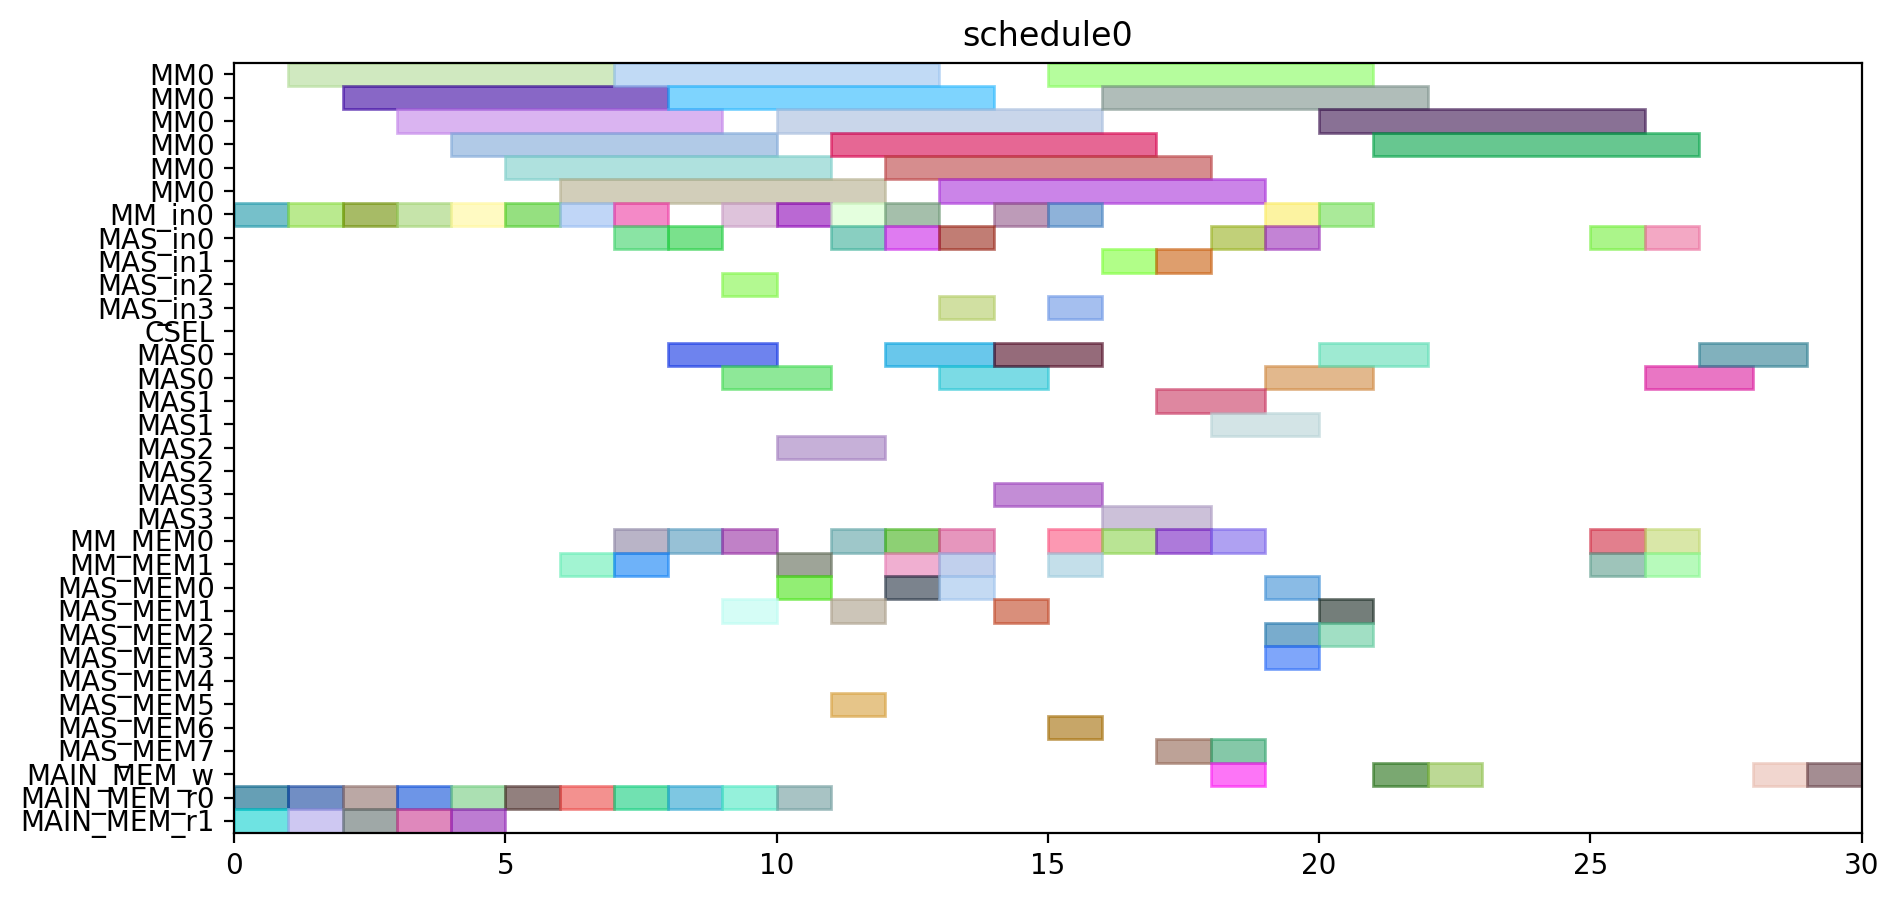

Write Python code to recreate this figure.
from pyschedule import Scenario, solvers, plotters, alt


def solve():
	horizon = 90
	S = Scenario("schedule0", horizon=horizon)

	# resource
	MM = S.Resources('MM', num=1, size=6)
	MM_in = S.Resources('MM_in', num=1)
	MAS_in = S.Resources('MAS_in', num=4)
	CSEL = S.Resource('CSEL')
	MAS = S.Resources('MAS', num=4, size=2, periods=range(1, horizon))
	MM_MEM = S.Resources('MM_MEM', num=2)
	MAS_MEM = S.Resources('MAS_MEM', num=8)
	MAIN_MEM_w = S.Resource('MAIN_MEM_w', size=1)
	MAIN_MEM_r = S.Resources('MAIN_MEM_r', num=2)

	# result of previous scheduling

	# new tasks
	t0 = S.Task('t0', length=6, delay_cost=1)
	t0 += alt(MM)
	t0_in = S.Task('t0_in', length=1, delay_cost=1)
	t0_in += alt(MM_in)
	S += t0_in*MM_in[0]<=t0*MM[0]

	t0_mem0 = S.Task('t0_mem0', length=1, delay_cost=1)
	t0_mem0 += MAIN_MEM_r[0]
	t1 = S.Task('t1', length=6, delay_cost=1)
	t1 += alt(MM)
	t1_in = S.Task('t1_in', length=1, delay_cost=1)
	t1_in += alt(MM_in)
	S += t1_in*MM_in[0]<=t1*MM[0]

	t1_mem0 = S.Task('t1_mem0', length=1, delay_cost=1)
	t1_mem0 += MAIN_MEM_r[0]
	t2 = S.Task('t2', length=6, delay_cost=1)
	t2 += alt(MM)
	t2_in = S.Task('t2_in', length=1, delay_cost=1)
	t2_in += alt(MM_in)
	S += t2_in*MM_in[0]<=t2*MM[0]

	t2_mem0 = S.Task('t2_mem0', length=1, delay_cost=1)
	t2_mem0 += MAIN_MEM_r[0]
	t3 = S.Task('t3', length=6, delay_cost=1)
	t3 += alt(MM)
	t3_in = S.Task('t3_in', length=1, delay_cost=1)
	t3_in += alt(MM_in)
	S += t3_in*MM_in[0]<=t3*MM[0]

	t3_mem0 = S.Task('t3_mem0', length=1, delay_cost=1)
	t3_mem0 += MAIN_MEM_r[0]
	t3_mem1 = S.Task('t3_mem1', length=1, delay_cost=1)
	t3_mem1 += MAIN_MEM_r[1]
	t5 = S.Task('t5', length=6, delay_cost=1)
	t5 += alt(MM)
	t5_in = S.Task('t5_in', length=1, delay_cost=1)
	t5_in += alt(MM_in)
	S += t5_in*MM_in[0]<=t5*MM[0]

	t5_mem0 = S.Task('t5_mem0', length=1, delay_cost=1)
	t5_mem0 += MAIN_MEM_r[0]
	t5_mem1 = S.Task('t5_mem1', length=1, delay_cost=1)
	t5_mem1 += MAIN_MEM_r[1]
	t23 = S.Task('t23', length=6, delay_cost=1)
	t23 += alt(MM)
	t23_in = S.Task('t23_in', length=1, delay_cost=1)
	t23_in += alt(MM_in)
	S += t23_in*MM_in[0]<=t23*MM[0]

	t23_mem0 = S.Task('t23_mem0', length=1, delay_cost=1)
	t23_mem0 += MAIN_MEM_r[0]
	t23_mem1 = S.Task('t23_mem1', length=1, delay_cost=1)
	t23_mem1 += MAIN_MEM_r[1]
	t4 = S.Task('t4', length=2, delay_cost=1)
	t4 += alt(MAS)
	t4_in = S.Task('t4_in', length=1, delay_cost=1)
	t4_in += alt(MAS_in)
	S += t4_in*MAS_in[0]<=t4*MAS[0]

	S += t4_in*MAS_in[1]<=t4*MAS[1]

	S += t4_in*MAS_in[2]<=t4*MAS[2]

	S += t4_in*MAS_in[3]<=t4*MAS[3]

	t4_mem0 = S.Task('t4_mem0', length=1, delay_cost=1)
	t4_mem0 += alt(MM_MEM)
	S += (t3*MM[0])-1 < t4_mem0*MM_MEM[0]
	S += t4_mem0 <= t4

	t6 = S.Task('t6', length=2, delay_cost=1)
	t6 += alt(MAS)
	t6_in = S.Task('t6_in', length=1, delay_cost=1)
	t6_in += alt(MAS_in)
	S += t6_in*MAS_in[0]<=t6*MAS[0]

	S += t6_in*MAS_in[1]<=t6*MAS[1]

	S += t6_in*MAS_in[2]<=t6*MAS[2]

	S += t6_in*MAS_in[3]<=t6*MAS[3]

	t6_mem0 = S.Task('t6_mem0', length=1, delay_cost=1)
	t6_mem0 += alt(MM_MEM)
	S += (t5*MM[0])-1 < t6_mem0*MM_MEM[0]
	S += t6_mem0 <= t6

	t8 = S.Task('t8', length=6, delay_cost=1)
	t8 += alt(MM)
	t8_in = S.Task('t8_in', length=1, delay_cost=1)
	t8_in += alt(MM_in)
	S += t8_in*MM_in[0]<=t8*MM[0]

	t8_mem0 = S.Task('t8_mem0', length=1, delay_cost=1)
	t8_mem0 += MAIN_MEM_r[0]
	t8_mem1 = S.Task('t8_mem1', length=1, delay_cost=1)
	t8_mem1 += alt(MM_MEM)
	S += (t2*MM[0])-1 < t8_mem1*MM_MEM[1]
	S += t8_mem1 <= t8

	t15 = S.Task('t15', length=6, delay_cost=1)
	t15 += alt(MM)
	t15_in = S.Task('t15_in', length=1, delay_cost=1)
	t15_in += alt(MM_in)
	S += t15_in*MM_in[0]<=t15*MM[0]

	t15_mem0 = S.Task('t15_mem0', length=1, delay_cost=1)
	t15_mem0 += MAIN_MEM_r[0]
	t15_mem1 = S.Task('t15_mem1', length=1, delay_cost=1)
	t15_mem1 += alt(MM_MEM)
	S += (t2*MM[0])-1 < t15_mem1*MM_MEM[1]
	S += t15_mem1 <= t15

	t19 = S.Task('t19', length=2, delay_cost=1)
	t19 += alt(MAS)
	t19_in = S.Task('t19_in', length=1, delay_cost=1)
	t19_in += alt(MAS_in)
	S += t19_in*MAS_in[0]<=t19*MAS[0]

	S += t19_in*MAS_in[1]<=t19*MAS[1]

	S += t19_in*MAS_in[2]<=t19*MAS[2]

	S += t19_in*MAS_in[3]<=t19*MAS[3]

	t19_mem0 = S.Task('t19_mem0', length=1, delay_cost=1)
	t19_mem0 += alt(MM_MEM)
	S += (t0*MM[0])-1 < t19_mem0*MM_MEM[0]
	S += t19_mem0 <= t19

	t24 = S.Task('t24', length=2, delay_cost=1)
	t24 += alt(MAS)
	t24_in = S.Task('t24_in', length=1, delay_cost=1)
	t24_in += alt(MAS_in)
	S += t24_in*MAS_in[0]<=t24*MAS[0]

	S += t24_in*MAS_in[1]<=t24*MAS[1]

	S += t24_in*MAS_in[2]<=t24*MAS[2]

	S += t24_in*MAS_in[3]<=t24*MAS[3]

	t24_mem0 = S.Task('t24_mem0', length=1, delay_cost=1)
	t24_mem0 += alt(MM_MEM)
	S += (t23*MM[0])-1 < t24_mem0*MM_MEM[0]
	S += t24_mem0 <= t24

	t7 = S.Task('t7', length=6, delay_cost=1)
	t7 += alt(MM)
	t7_in = S.Task('t7_in', length=1, delay_cost=1)
	t7_in += alt(MM_in)
	S += t7_in*MM_in[0]<=t7*MM[0]

	t7_mem0 = S.Task('t7_mem0', length=1, delay_cost=1)
	t7_mem0 += MAIN_MEM_r[0]
	t7_mem1 = S.Task('t7_mem1', length=1, delay_cost=1)
	t7_mem1 += alt(MAS_MEM)
	S += (t6*MAS[0])-1 < t7_mem1*MAS_MEM[1]
	S += (t6*MAS[1])-1 < t7_mem1*MAS_MEM[3]
	S += (t6*MAS[2])-1 < t7_mem1*MAS_MEM[5]
	S += (t6*MAS[3])-1 < t7_mem1*MAS_MEM[7]
	S += t7_mem1 <= t7

	t14 = S.Task('t14', length=6, delay_cost=1)
	t14 += alt(MM)
	t14_in = S.Task('t14_in', length=1, delay_cost=1)
	t14_in += alt(MM_in)
	S += t14_in*MM_in[0]<=t14*MM[0]

	S += 0<t14

	t14_w = S.Task('t14_w', length=1, delay_cost=1)
	t14_w += alt(MAIN_MEM_w)
	S += t14 <= t14_w

	t14_mem0 = S.Task('t14_mem0', length=1, delay_cost=1)
	t14_mem0 += MAIN_MEM_r[0]
	t14_mem1 = S.Task('t14_mem1', length=1, delay_cost=1)
	t14_mem1 += alt(MAS_MEM)
	S += (t6*MAS[0])-1 < t14_mem1*MAS_MEM[1]
	S += (t6*MAS[1])-1 < t14_mem1*MAS_MEM[3]
	S += (t6*MAS[2])-1 < t14_mem1*MAS_MEM[5]
	S += (t6*MAS[3])-1 < t14_mem1*MAS_MEM[7]
	S += t14_mem1 <= t14

	t16 = S.Task('t16', length=2, delay_cost=1)
	t16 += alt(MAS)
	t16_in = S.Task('t16_in', length=1, delay_cost=1)
	t16_in += alt(MAS_in)
	S += t16_in*MAS_in[0]<=t16*MAS[0]

	S += t16_in*MAS_in[1]<=t16*MAS[1]

	S += t16_in*MAS_in[2]<=t16*MAS[2]

	S += t16_in*MAS_in[3]<=t16*MAS[3]

	t16_mem0 = S.Task('t16_mem0', length=1, delay_cost=1)
	t16_mem0 += alt(MM_MEM)
	S += (t0*MM[0])-1 < t16_mem0*MM_MEM[0]
	S += t16_mem0 <= t16

	t16_mem1 = S.Task('t16_mem1', length=1, delay_cost=1)
	t16_mem1 += alt(MM_MEM)
	S += (t15*MM[0])-1 < t16_mem1*MM_MEM[1]
	S += t16_mem1 <= t16

	t20 = S.Task('t20', length=2, delay_cost=1)
	t20 += alt(MAS)
	t20_in = S.Task('t20_in', length=1, delay_cost=1)
	t20_in += alt(MAS_in)
	S += t20_in*MAS_in[0]<=t20*MAS[0]

	S += t20_in*MAS_in[1]<=t20*MAS[1]

	S += t20_in*MAS_in[2]<=t20*MAS[2]

	S += t20_in*MAS_in[3]<=t20*MAS[3]

	t20_mem0 = S.Task('t20_mem0', length=1, delay_cost=1)
	t20_mem0 += alt(MM_MEM)
	S += (t0*MM[0])-1 < t20_mem0*MM_MEM[0]
	S += t20_mem0 <= t20

	t20_mem1 = S.Task('t20_mem1', length=1, delay_cost=1)
	t20_mem1 += alt(MAS_MEM)
	S += (t19*MAS[0])-1 < t20_mem1*MAS_MEM[1]
	S += (t19*MAS[1])-1 < t20_mem1*MAS_MEM[3]
	S += (t19*MAS[2])-1 < t20_mem1*MAS_MEM[5]
	S += (t19*MAS[3])-1 < t20_mem1*MAS_MEM[7]
	S += t20_mem1 <= t20

	t25 = S.Task('t25', length=6, delay_cost=1)
	t25 += alt(MM)
	t25_in = S.Task('t25_in', length=1, delay_cost=1)
	t25_in += alt(MM_in)
	S += t25_in*MM_in[0]<=t25*MM[0]

	t25_mem0 = S.Task('t25_mem0', length=1, delay_cost=1)
	t25_mem0 += alt(MAS_MEM)
	S += (t24*MAS[0])-1 < t25_mem0*MAS_MEM[0]
	S += (t24*MAS[1])-1 < t25_mem0*MAS_MEM[2]
	S += (t24*MAS[2])-1 < t25_mem0*MAS_MEM[4]
	S += (t24*MAS[3])-1 < t25_mem0*MAS_MEM[6]
	S += t25_mem0 <= t25

	t25_mem1 = S.Task('t25_mem1', length=1, delay_cost=1)
	t25_mem1 += MAIN_MEM_r[1]
	t26 = S.Task('t26', length=6, delay_cost=1)
	t26 += alt(MM)
	t26_in = S.Task('t26_in', length=1, delay_cost=1)
	t26_in += alt(MM_in)
	S += t26_in*MM_in[0]<=t26*MM[0]

	t26_mem0 = S.Task('t26_mem0', length=1, delay_cost=1)
	t26_mem0 += alt(MAS_MEM)
	S += (t24*MAS[0])-1 < t26_mem0*MAS_MEM[0]
	S += (t24*MAS[1])-1 < t26_mem0*MAS_MEM[2]
	S += (t24*MAS[2])-1 < t26_mem0*MAS_MEM[4]
	S += (t24*MAS[3])-1 < t26_mem0*MAS_MEM[6]
	S += t26_mem0 <= t26

	t26_mem1 = S.Task('t26_mem1', length=1, delay_cost=1)
	t26_mem1 += alt(MM_MEM)
	S += (t1*MM[0])-1 < t26_mem1*MM_MEM[1]
	S += t26_mem1 <= t26

	t9 = S.Task('t9', length=2, delay_cost=1)
	t9 += alt(MAS)
	t9_in = S.Task('t9_in', length=1, delay_cost=1)
	t9_in += alt(MAS_in)
	S += t9_in*MAS_in[0]<=t9*MAS[0]

	S += t9_in*MAS_in[1]<=t9*MAS[1]

	S += t9_in*MAS_in[2]<=t9*MAS[2]

	S += t9_in*MAS_in[3]<=t9*MAS[3]

	t9_mem0 = S.Task('t9_mem0', length=1, delay_cost=1)
	t9_mem0 += alt(MM_MEM)
	S += (t7*MM[0])-1 < t9_mem0*MM_MEM[0]
	S += t9_mem0 <= t9

	t9_mem1 = S.Task('t9_mem1', length=1, delay_cost=1)
	t9_mem1 += alt(MM_MEM)
	S += (t8*MM[0])-1 < t9_mem1*MM_MEM[1]
	S += t9_mem1 <= t9

	t17 = S.Task('t17', length=6, delay_cost=1)
	t17 += alt(MM)
	t17_in = S.Task('t17_in', length=1, delay_cost=1)
	t17_in += alt(MM_in)
	S += t17_in*MM_in[0]<=t17*MM[0]

	S += 0<t17

	t17_w = S.Task('t17_w', length=1, delay_cost=1)
	t17_w += alt(MAIN_MEM_w)
	S += t17 <= t17_w

	t17_mem0 = S.Task('t17_mem0', length=1, delay_cost=1)
	t17_mem0 += MAIN_MEM_r[0]
	t17_mem1 = S.Task('t17_mem1', length=1, delay_cost=1)
	t17_mem1 += alt(MAS_MEM)
	S += (t16*MAS[0])-1 < t17_mem1*MAS_MEM[1]
	S += (t16*MAS[1])-1 < t17_mem1*MAS_MEM[3]
	S += (t16*MAS[2])-1 < t17_mem1*MAS_MEM[5]
	S += (t16*MAS[3])-1 < t17_mem1*MAS_MEM[7]
	S += t17_mem1 <= t17

	t21 = S.Task('t21', length=2, delay_cost=1)
	t21 += alt(MAS)
	t21_in = S.Task('t21_in', length=1, delay_cost=1)
	t21_in += alt(MAS_in)
	S += t21_in*MAS_in[0]<=t21*MAS[0]

	S += t21_in*MAS_in[1]<=t21*MAS[1]

	S += t21_in*MAS_in[2]<=t21*MAS[2]

	S += t21_in*MAS_in[3]<=t21*MAS[3]

	t21_mem0 = S.Task('t21_mem0', length=1, delay_cost=1)
	t21_mem0 += alt(MAS_MEM)
	S += (t20*MAS[0])-1 < t21_mem0*MAS_MEM[0]
	S += (t20*MAS[1])-1 < t21_mem0*MAS_MEM[2]
	S += (t20*MAS[2])-1 < t21_mem0*MAS_MEM[4]
	S += (t20*MAS[3])-1 < t21_mem0*MAS_MEM[6]
	S += t21_mem0 <= t21

	t21_mem1 = S.Task('t21_mem1', length=1, delay_cost=1)
	t21_mem1 += alt(MM_MEM)
	S += (t15*MM[0])-1 < t21_mem1*MM_MEM[1]
	S += t21_mem1 <= t21

	t27 = S.Task('t27', length=2, delay_cost=1)
	t27 += alt(MAS)
	t27_in = S.Task('t27_in', length=1, delay_cost=1)
	t27_in += alt(MAS_in)
	S += t27_in*MAS_in[0]<=t27*MAS[0]

	S += t27_in*MAS_in[1]<=t27*MAS[1]

	S += t27_in*MAS_in[2]<=t27*MAS[2]

	S += t27_in*MAS_in[3]<=t27*MAS[3]

	t27_mem0 = S.Task('t27_mem0', length=1, delay_cost=1)
	t27_mem0 += alt(MM_MEM)
	S += (t26*MM[0])-1 < t27_mem0*MM_MEM[0]
	S += t27_mem0 <= t27

	t10 = S.Task('t10', length=2, delay_cost=1)
	t10 += alt(MAS)
	t10_in = S.Task('t10_in', length=1, delay_cost=1)
	t10_in += alt(MAS_in)
	S += t10_in*MAS_in[0]<=t10*MAS[0]

	S += t10_in*MAS_in[1]<=t10*MAS[1]

	S += t10_in*MAS_in[2]<=t10*MAS[2]

	S += t10_in*MAS_in[3]<=t10*MAS[3]

	t10_mem0 = S.Task('t10_mem0', length=1, delay_cost=1)
	t10_mem0 += alt(MM_MEM)
	S += (t1*MM[0])-1 < t10_mem0*MM_MEM[0]
	S += t10_mem0 <= t10

	t10_mem1 = S.Task('t10_mem1', length=1, delay_cost=1)
	t10_mem1 += alt(MAS_MEM)
	S += (t9*MAS[0])-1 < t10_mem1*MAS_MEM[1]
	S += (t9*MAS[1])-1 < t10_mem1*MAS_MEM[3]
	S += (t9*MAS[2])-1 < t10_mem1*MAS_MEM[5]
	S += (t9*MAS[3])-1 < t10_mem1*MAS_MEM[7]
	S += t10_mem1 <= t10

	t11 = S.Task('t11', length=2, delay_cost=1)
	t11 += alt(MAS)
	t11_in = S.Task('t11_in', length=1, delay_cost=1)
	t11_in += alt(MAS_in)
	S += t11_in*MAS_in[0]<=t11*MAS[0]

	S += t11_in*MAS_in[1]<=t11*MAS[1]

	S += t11_in*MAS_in[2]<=t11*MAS[2]

	S += t11_in*MAS_in[3]<=t11*MAS[3]

	t11_mem0 = S.Task('t11_mem0', length=1, delay_cost=1)
	t11_mem0 += alt(MM_MEM)
	S += (t1*MM[0])-1 < t11_mem0*MM_MEM[0]
	S += t11_mem0 <= t11

	t11_mem1 = S.Task('t11_mem1', length=1, delay_cost=1)
	t11_mem1 += alt(MAS_MEM)
	S += (t9*MAS[0])-1 < t11_mem1*MAS_MEM[1]
	S += (t9*MAS[1])-1 < t11_mem1*MAS_MEM[3]
	S += (t9*MAS[2])-1 < t11_mem1*MAS_MEM[5]
	S += (t9*MAS[3])-1 < t11_mem1*MAS_MEM[7]
	S += t11_mem1 <= t11

	t22 = S.Task('t22', length=6, delay_cost=1)
	t22 += alt(MM)
	t22_in = S.Task('t22_in', length=1, delay_cost=1)
	t22_in += alt(MM_in)
	S += t22_in*MM_in[0]<=t22*MM[0]

	t22_mem0 = S.Task('t22_mem0', length=1, delay_cost=1)
	t22_mem0 += alt(MAS_MEM)
	S += (t21*MAS[0])-1 < t22_mem0*MAS_MEM[0]
	S += (t21*MAS[1])-1 < t22_mem0*MAS_MEM[2]
	S += (t21*MAS[2])-1 < t22_mem0*MAS_MEM[4]
	S += (t21*MAS[3])-1 < t22_mem0*MAS_MEM[6]
	S += t22_mem0 <= t22

	t22_mem1 = S.Task('t22_mem1', length=1, delay_cost=1)
	t22_mem1 += MAIN_MEM_r[1]
	new_PZ = S.Task('new_PZ', length=2, delay_cost=1)
	new_PZ += alt(MAS)
	new_PZ_in = S.Task('new_PZ_in', length=1, delay_cost=1)
	new_PZ_in += alt(MAS_in)
	S += new_PZ_in*MAS_in[0]<=new_PZ*MAS[0]

	S += new_PZ_in*MAS_in[1]<=new_PZ*MAS[1]

	S += new_PZ_in*MAS_in[2]<=new_PZ*MAS[2]

	S += new_PZ_in*MAS_in[3]<=new_PZ*MAS[3]

	S += 0<new_PZ

	new_PZ_w = S.Task('new_PZ_w', length=1, delay_cost=1)
	new_PZ_w += alt(MAIN_MEM_w)
	S += new_PZ <= new_PZ_w

	new_PZ_mem0 = S.Task('new_PZ_mem0', length=1, delay_cost=1)
	new_PZ_mem0 += alt(MAS_MEM)
	S += (t27*MAS[0])-1 < new_PZ_mem0*MAS_MEM[0]
	S += (t27*MAS[1])-1 < new_PZ_mem0*MAS_MEM[2]
	S += (t27*MAS[2])-1 < new_PZ_mem0*MAS_MEM[4]
	S += (t27*MAS[3])-1 < new_PZ_mem0*MAS_MEM[6]
	S += new_PZ_mem0 <= new_PZ

	t12 = S.Task('t12', length=6, delay_cost=1)
	t12 += alt(MM)
	t12_in = S.Task('t12_in', length=1, delay_cost=1)
	t12_in += alt(MM_in)
	S += t12_in*MM_in[0]<=t12*MM[0]

	t12_mem0 = S.Task('t12_mem0', length=1, delay_cost=1)
	t12_mem0 += alt(MAS_MEM)
	S += (t10*MAS[0])-1 < t12_mem0*MAS_MEM[0]
	S += (t10*MAS[1])-1 < t12_mem0*MAS_MEM[2]
	S += (t10*MAS[2])-1 < t12_mem0*MAS_MEM[4]
	S += (t10*MAS[3])-1 < t12_mem0*MAS_MEM[6]
	S += t12_mem0 <= t12

	t12_mem1 = S.Task('t12_mem1', length=1, delay_cost=1)
	t12_mem1 += alt(MAS_MEM)
	S += (t11*MAS[0])-1 < t12_mem1*MAS_MEM[1]
	S += (t11*MAS[1])-1 < t12_mem1*MAS_MEM[3]
	S += (t11*MAS[2])-1 < t12_mem1*MAS_MEM[5]
	S += (t11*MAS[3])-1 < t12_mem1*MAS_MEM[7]
	S += t12_mem1 <= t12

	t13 = S.Task('t13', length=6, delay_cost=1)
	t13 += alt(MM)
	t13_in = S.Task('t13_in', length=1, delay_cost=1)
	t13_in += alt(MM_in)
	S += t13_in*MM_in[0]<=t13*MM[0]

	t13_mem0 = S.Task('t13_mem0', length=1, delay_cost=1)
	t13_mem0 += alt(MAS_MEM)
	S += (t4*MAS[0])-1 < t13_mem0*MAS_MEM[0]
	S += (t4*MAS[1])-1 < t13_mem0*MAS_MEM[2]
	S += (t4*MAS[2])-1 < t13_mem0*MAS_MEM[4]
	S += (t4*MAS[3])-1 < t13_mem0*MAS_MEM[6]
	S += t13_mem0 <= t13

	t13_mem1 = S.Task('t13_mem1', length=1, delay_cost=1)
	t13_mem1 += alt(MAS_MEM)
	S += (t10*MAS[0])-1 < t13_mem1*MAS_MEM[1]
	S += (t10*MAS[1])-1 < t13_mem1*MAS_MEM[3]
	S += (t10*MAS[2])-1 < t13_mem1*MAS_MEM[5]
	S += (t10*MAS[3])-1 < t13_mem1*MAS_MEM[7]
	S += t13_mem1 <= t13

	new_PY = S.Task('new_PY', length=2, delay_cost=1)
	new_PY += alt(MAS)
	new_PY_in = S.Task('new_PY_in', length=1, delay_cost=1)
	new_PY_in += alt(MAS_in)
	S += new_PY_in*MAS_in[0]<=new_PY*MAS[0]

	S += new_PY_in*MAS_in[1]<=new_PY*MAS[1]

	S += new_PY_in*MAS_in[2]<=new_PY*MAS[2]

	S += new_PY_in*MAS_in[3]<=new_PY*MAS[3]

	S += 0<new_PY

	new_PY_w = S.Task('new_PY_w', length=1, delay_cost=1)
	new_PY_w += alt(MAIN_MEM_w)
	S += new_PY <= new_PY_w

	new_PY_mem0 = S.Task('new_PY_mem0', length=1, delay_cost=1)
	new_PY_mem0 += alt(MM_MEM)
	S += (t12*MM[0])-1 < new_PY_mem0*MM_MEM[0]
	S += new_PY_mem0 <= new_PY

	new_PY_mem1 = S.Task('new_PY_mem1', length=1, delay_cost=1)
	new_PY_mem1 += alt(MM_MEM)
	S += (t22*MM[0])-1 < new_PY_mem1*MM_MEM[1]
	S += new_PY_mem1 <= new_PY

	new_PX = S.Task('new_PX', length=2, delay_cost=1)
	new_PX += alt(MAS)
	new_PX_in = S.Task('new_PX_in', length=1, delay_cost=1)
	new_PX_in += alt(MAS_in)
	S += new_PX_in*MAS_in[0]<=new_PX*MAS[0]

	S += new_PX_in*MAS_in[1]<=new_PX*MAS[1]

	S += new_PX_in*MAS_in[2]<=new_PX*MAS[2]

	S += new_PX_in*MAS_in[3]<=new_PX*MAS[3]

	S += 0<new_PX

	new_PX_w = S.Task('new_PX_w', length=1, delay_cost=1)
	new_PX_w += alt(MAIN_MEM_w)
	S += new_PX <= new_PX_w

	new_PX_mem0 = S.Task('new_PX_mem0', length=1, delay_cost=1)
	new_PX_mem0 += alt(MM_MEM)
	S += (t13*MM[0])-1 < new_PX_mem0*MM_MEM[0]
	S += new_PX_mem0 <= new_PX

	new_PX_mem1 = S.Task('new_PX_mem1', length=1, delay_cost=1)
	new_PX_mem1 += alt(MM_MEM)
	S += (t25*MM[0])-1 < new_PX_mem1*MM_MEM[1]
	S += new_PX_mem1 <= new_PX

	solvers.mip.solve(S,msg=1,kind='CPLEX',ratio_gap=1.01)

	solution = [['hoge']*len(S.solution()[1]) for i in range(len(S.solution()))]
	for i in range(len(S.solution())):
		for j in range(len(S.solution()[i])):
			solution[i][j]=str(S.solution()[i][j])
	print(solution)

	cycles = int(solution[-1][3])

	pic_file_name = "/home/mfukuda/ABE/multiRAM_multiMAS_16mux/scheduling_result/stage6MM1_stage2MAS4/EP_DBL_A_ANY/schedule0.png"
	if(S.solution() != []):
		plotters.matplotlib.plot(S,img_filename=pic_file_name, show_task_labels=False, fig_size=(cycles*0.25+3, 5))

	return solution
